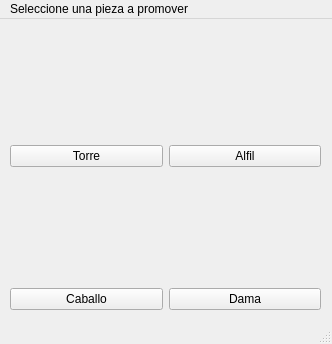
<?xml version="1.0" encoding="UTF-8"?>
<ui version="4.0">
 <class>PromoteSelectWindow</class>
 <widget class="QMainWindow" name="PromoteSelectWindow">
  <property name="geometry">
   <rect>
    <x>0</x>
    <y>0</y>
    <width>332</width>
    <height>344</height>
   </rect>
  </property>
  <property name="windowTitle">
   <string>MainWindow</string>
  </property>
  <widget class="QWidget" name="centralwidget">
   <widget class="QWidget" name="gridLayoutWidget">
    <property name="geometry">
     <rect>
      <x>10</x>
      <y>10</y>
      <width>311</width>
      <height>281</height>
     </rect>
    </property>
    <layout class="QGridLayout" name="gridLayout">
     <item row="0" column="1">
      <layout class="QHBoxLayout" name="horizontalLayout">
       <item>
        <layout class="QVBoxLayout" name="verticalLayout_3">
         <item>
          <widget class="QLabel" name="label_2">
           <property name="text">
            <string/>
           </property>
           <property name="pixmap">
            <pixmap resource="imgs.qrc">:/imgs/rook1.png</pixmap>
           </property>
           <property name="scaledContents">
            <bool>false</bool>
           </property>
           <property name="alignment">
            <set>Qt::AlignCenter</set>
           </property>
          </widget>
         </item>
         <item>
          <widget class="QPushButton" name="pushButton">
           <property name="text">
            <string>Torre</string>
           </property>
          </widget>
         </item>
        </layout>
       </item>
      </layout>
     </item>
     <item row="0" column="2">
      <layout class="QHBoxLayout" name="horizontalLayout_2">
       <item>
        <layout class="QVBoxLayout" name="verticalLayout_4">
         <item>
          <widget class="QLabel" name="label_4">
           <property name="text">
            <string/>
           </property>
           <property name="pixmap">
            <pixmap resource="imgs.qrc">:/imgs/bishop1.png</pixmap>
           </property>
           <property name="alignment">
            <set>Qt::AlignCenter</set>
           </property>
          </widget>
         </item>
         <item>
          <widget class="QPushButton" name="pushButton_2">
           <property name="text">
            <string>Alfil</string>
           </property>
          </widget>
         </item>
        </layout>
       </item>
      </layout>
     </item>
     <item row="1" column="1">
      <layout class="QVBoxLayout" name="verticalLayout_2">
       <item>
        <layout class="QVBoxLayout" name="verticalLayout_5">
         <item>
          <widget class="QLabel" name="label_6">
           <property name="text">
            <string/>
           </property>
           <property name="pixmap">
            <pixmap resource="imgs.qrc">:/imgs/horse1.png</pixmap>
           </property>
           <property name="alignment">
            <set>Qt::AlignCenter</set>
           </property>
          </widget>
         </item>
         <item>
          <widget class="QPushButton" name="pushButton_3">
           <property name="text">
            <string>Caballo</string>
           </property>
          </widget>
         </item>
        </layout>
       </item>
      </layout>
     </item>
     <item row="1" column="2">
      <layout class="QHBoxLayout" name="horizontalLayout_4">
       <item>
        <layout class="QVBoxLayout" name="verticalLayout_6">
         <item>
          <widget class="QLabel" name="label_8">
           <property name="text">
            <string/>
           </property>
           <property name="pixmap">
            <pixmap resource="imgs.qrc">:/imgs/queen1.png</pixmap>
           </property>
           <property name="alignment">
            <set>Qt::AlignCenter</set>
           </property>
          </widget>
         </item>
         <item>
          <widget class="QPushButton" name="pushButton_4">
           <property name="text">
            <string>Dama</string>
           </property>
          </widget>
         </item>
        </layout>
       </item>
      </layout>
     </item>
    </layout>
   </widget>
  </widget>
  <widget class="QMenuBar" name="menubar">
   <property name="geometry">
    <rect>
     <x>0</x>
     <y>0</y>
     <width>332</width>
     <height>21</height>
    </rect>
   </property>
   <widget class="QMenu" name="menuSeleccione_una_pieza_a_promover">
    <property name="title">
     <string>Seleccione una pieza a promover</string>
    </property>
   </widget>
   <addaction name="menuSeleccione_una_pieza_a_promover"/>
  </widget>
  <widget class="QStatusBar" name="statusbar"/>
 </widget>
 <resources>
  <include location="imgs.qrc"/>
 </resources>
 <connections/>
</ui>
